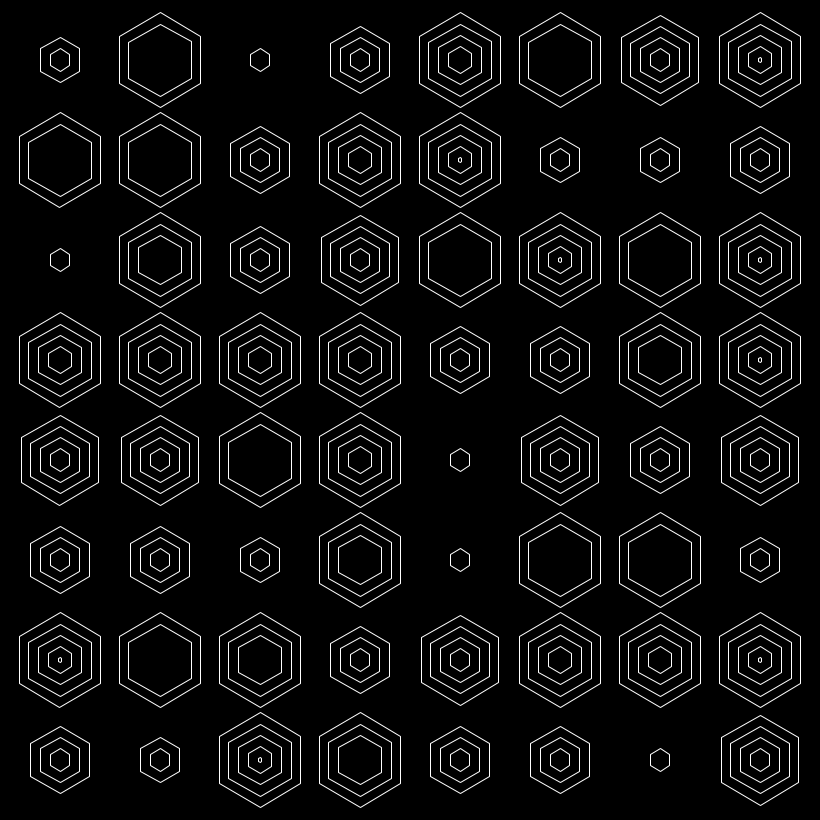
Frame 1 (no input)
Frame 60 (the mouse pressed at the canvas centre just before this capture): identical to frame 1, image omitted
Frame 120 (the mouse held since frame 60 and released just before this capture): identical to frame 1, image omitted

The Processing sketch that drew this single still picture (run headless with seeded random() and noise(); from frame 60 on, the mouse is pressed at the canvas centre):

// Processing sketch: Sketch_34
// ── Sketch_34.pde
Hexagon[] hexagons;
ArrayList<GridPoint> points = new ArrayList<GridPoint>();
float tileWidth = 100, tileHeight = 100;
int hexRadius=60;
int gridCount = 0;

void setup()
{  
    size(820,820);

    for (float x = 0; x < (width - 20); x += tileWidth) 
    {
        for (float y = 0; y < (height - 20); y += tileHeight) 
        {
            points.add(new GridPoint(x, y, tileWidth, tileHeight));
            gridCount++;
        }
    }

    hexagons=new Hexagon[gridCount];

    for (int i=0; i<points.size(); i++)
    {
        hexagons[i] = new Hexagon(points.get(i).x + tileWidth/2, points.get(i).y + tileHeight/2, hexRadius * 0.75);
    }
}

void randomlySubdivideGridPoints () 
{
    ArrayList<GridPoint> newPoints = new ArrayList<GridPoint>();
    
    for (GridPoint p : points)
    {
        if (random(1) > 0.5) 
        {
            p.Subdivide(newPoints);
        } 
        else 
        {
            newPoints.add(p);
        }
    }
    
    points = newPoints;
}

void draw()
{    
    background(0);
    translate(10, 10);

    noFill();
    stroke(255);
    strokeWeight(1);

    for( int i=0; i<hexagons.length; i++ )
    {
        hexagons[i].setStroke(1,255);
        hexagons[i].draw();
    }

    save("frame.png");
}

class GridPoint 
{
    float x, y, tileWidth, tileHeight;
    ArrayList<GridPoint> points = new ArrayList<GridPoint>();
    int randDepth = (int) random(1,5); 

    GridPoint(float _x, float _y, float _tw, float _th)
    {
        x = _x;
        y = _y; 
        tileWidth = _tw; 
        tileHeight = _th;
    }

    void Draw()
    {       
        rect(x,y,tileWidth,tileHeight);
    }

    void Subdivide(ArrayList<GridPoint> pointsBefore)
    {
        points = pointsBefore;

        for (float w = 0; w <= 1; w++) 
        {
            for (float h = 0; h <=1; h++) 
            {
                points.add(new GridPoint(x + ((tileWidth/2) * w), y + ((tileHeight/2) * h), tileWidth/2, tileHeight/2));
                gridCount++;
            }
        }
    }
}


// ── Hexagon.pde
class Hexagon 
{
    float centerX;
    float centerY;
    float radius;
    float strokeWeight = 0;
    color strokeColour;
    float angle = TWO_PI / 6;
    boolean fill = false;
    color fillColour;
    boolean depthCheck = true;
    int depthLevel = 1;
    float hexRadiusDirection = random(1,2);

    Hexagon( float x, float y, float r )
    {
        centerX = x;
        centerY = y;
        radius = r;

        if (depthCheck == true)
        {
            depthLevel = (int) random(1,5);
        }
    }
 
    void draw() 
    {
        if(fill)
        {
            fill(fillColour);
        }
        else
        {
            noFill();
        }

        if(strokeWeight==0)
        {
            noStroke();
        }
        else
        {
            strokeWeight(strokeWeight);
            stroke(strokeColour);
        }

        for(int d = 0; d <= depthLevel; d++)
        {
            beginShape();
                for (float a = PI/6; a < TWO_PI; a += angle) 
                {
                    if (hexRadiusDirection <= 1.5)
                    {
                        // Small to large
                        float sx = centerX + cos(a) * (radius*(d*0.25));
                        float sy = centerY + sin(a) * (radius*(d*0.25));
                        vertex(sx, sy);
                    }
                    else
                    {
                        // Large to small
                        float sx = centerX + cos(a) * (radius*(1.05 - (d*0.25)));
                        float sy = centerY + sin(a) * (radius*(1.05 - (d*0.25)));
                        vertex(sx, sy);
                    }

                }
            endShape(CLOSE);
        }

    }
 
    float centerX()
    {
        return centerX;
    }
 
    float centerY()
    {
        return centerY;
    }
 
    color getColour()
    {
        return fillColour;
    }
  
    void setFillColour(color col)
    {
        fill = true;
        fillColour = col;
    }
  
    void setNoFill(boolean yesno)
    {
        fill = yesno;
    }

    void setStroke(float weight, color col)
    {
        strokeWeight = weight;
        strokeColour = col;
    }
}
